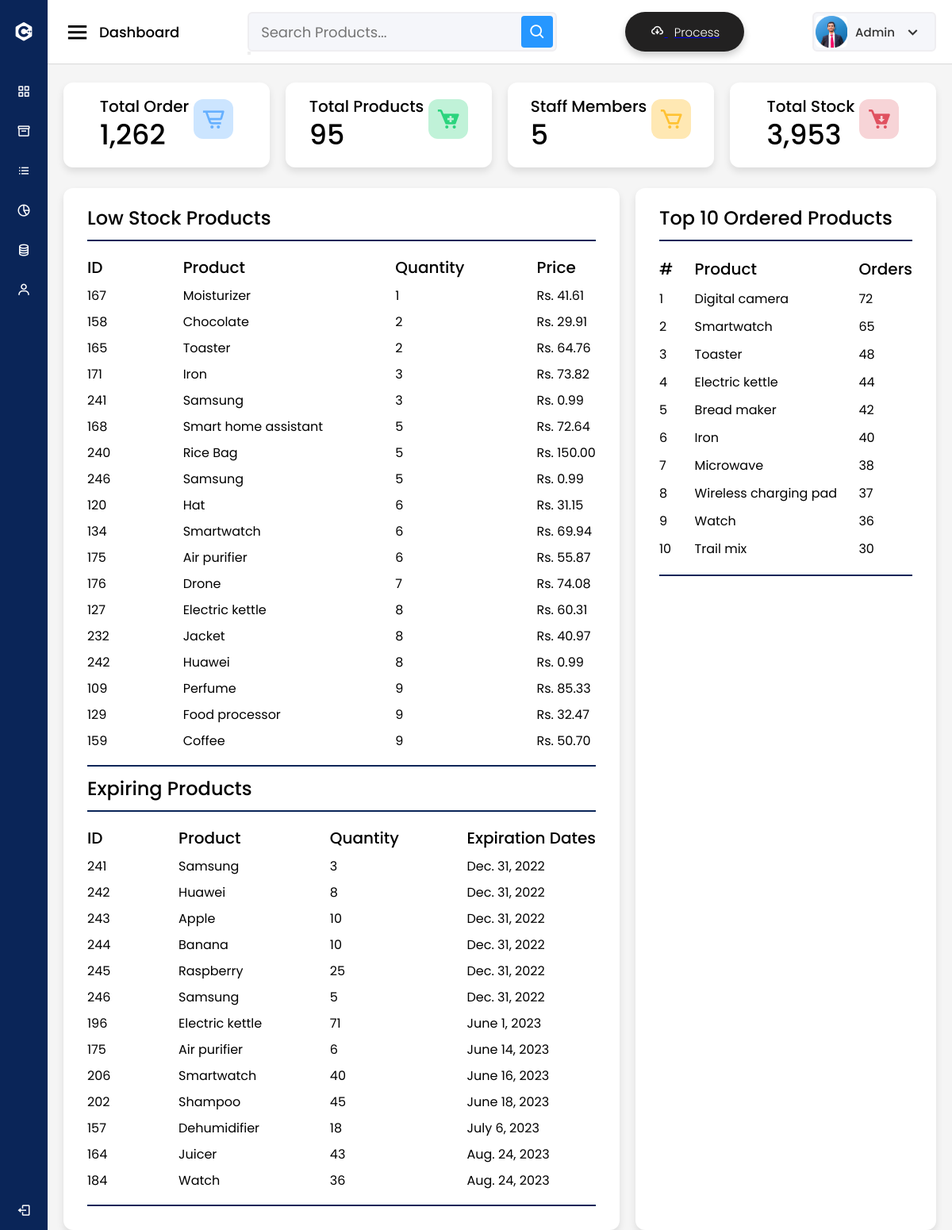
The page /dashboard/ (signed in) on the database its author committed.
### user/models.py (models this page shows, shortened)
class profile(models.Model):
    staff = models.OneToOneField(User, on_delete=models.CASCADE, null=True)
    address = models.CharField( max_length=100)
    phone = models.CharField( max_length=50, null= True)
    image = models.ImageField(default= 'avatar.jfif', upload_to= 'Profile_Images')

### dashboard/models.py (models this page shows)
class Product(models.Model):
    name = models.CharField(max_length=100, null=True)
    category = models.CharField(max_length=50, choices=CATEGORY, null=True)
    quantity = models.PositiveIntegerField(null=True)
    product_id = models.CharField(max_length=50, null=True)
    manufacturing_date = models.DateField(null=True)
    expiration_date = models.DateField(null=True)
    manufacturer_name = models.CharField(max_length=100, null=True)
    product_price = models.DecimalField(max_digits=10, decimal_places=2, null=True)
    is_available = models.BooleanField(default=True)
    def __str__(self):
        return f'{self.name}'

### dashboard/views.py (the view)
# urls.py: path('dashboard/', views.index, name = 'dashboard-home'),
@login_required
def index(request):
    orders = Order.objects.all()
    products = Product.objects.all()
    order_count = orders.count()
    product_count = products.count()
    staff_count = User.objects.all().count()
    formatted_order_count = '{:,}'.format(order_count)
    formatted_product_count = '{:,}'.format(product_count)
    formatted_staff_count = '{:,}'.format(staff_count)
    product_most_orders = orders.values('product__name').annotate(total_orders=Count('product')).order_by('-total_orders')[:10]
    product_most_orders_names = [item['product__name'] for item in product_most_orders]
    product_most_orders_data = [item['total_orders'] for item in product_most_orders]
    critical_products = Product.objects.filter(quantity__lt=10).order_by('quantity')
    expiring_products = Product.objects.filter(expiration_date__lte=date.today() + timedelta(days=90)).order_by('expiration_date')
    total_stock_quantity = 0
    for product in products:
            total_stock_quantity += product.quantity
    total_stock_quantity = '{:,}'.format(total_stock_quantity)
    product_quantity_dict = {}
    for product in products:
        if product.name in product_quantity_dict:
            product_quantity_dict[product.name.upper()] += product.quantity
        else:
            product_quantity_dict[product.name.upper()] = product.quantity
    product_names = []
    total_quantities = []
    for product_name, total_quantity in product_quantity_dict.items():
        product_names.append(product_name)
        total_quantities.append(total_quantity)
    ordered_products = {}
    for order in orders:
        category = order.product.name.upper()  # Convert to lowercase for case insensitivity
        if category in ordered_products:
            ordered_products[category] += order.quantity
        else:
            ordered_products[category] = order.quantity
    order_labels = list(ordered_products.keys())
    order_quantities = list(ordered_products.values())
    orderers = {}
    for order in orders:
        category = order.staff.username.upper()  # Convert to lowercase for case insensitivity
        if category in orderers:
            orderers[category] += 1
        else:
            orderers[category] = 1
    orderer_labels = list(orderers.keys())
    orderer_quantities = list(orderers.values())
    categories = {}
    for product in products:
        category = product.category.upper()  # Convert to lowercase for case insensitivity
        if category in categories:
            categories[category] += product.quantity
        else:
            categories[category] = product.quantity
    category_labels = list(categories.keys())
    category_quantities = list(categories.values())
    if request.method == 'POST':
        order_form = OrderForm(request.POST)
        if order_form.is_valid():
            instance = order_form.save(commit=False)
            instance.staff = request.user
            instance.save()
            return redirect('dashboard-home')
    else:
        order_form = OrderForm()
    context = {
        'orders': orders,
        'products': products,
        'order_form':order_form,
        'product_count':product_count,
        'staff_count':staff_count,
        'order_count':order_count,
        'category_labels': category_labels,
        'category_quantities': category_quantities,
        'order_labels': order_labels,
        'order_quantities': order_quantities,
        'orderer_labels': orderer_labels,
        'orderer_quantities': orderer_quantities,
        'product_names': product_names,
        'total_quantities': total_quantities,
        'product_most_orders_names':product_most_orders_names,
        'product_most_orders_data':product_most_orders_data,
        'critical_products':critical_products,
        'expiring_products':expiring_products,
        'formatted_order_count':formatted_order_count,
        'formatted_product_count':formatted_product_count,
        'formatted_staff_count':formatted_staff_count,
        'total_stock_quantity':total_stock_quantity,
    }
    return render(request, 'dashboard/index.html',context)

### dashboard/forms.py
class OrderForm(forms.ModelForm):
    class Meta:
        model = Order
        fields = ['product','quantity']

### templates/dashboard/index.html (shortened to what this page needs)
{% extends 'partials/base.html' %}
{% load static %}
{% block dashboard-title %} Dashboard {% endblock dashboard-title %}
{% block content %}
{% if user.is_authenticated and user.is_staff and user.is_superuser %}
<link rel="stylesheet" href="{% static 'style.css' %}" />
<div class="sales-boxes">
  <div class="recent-sales box">
    <div class="title">Low Stock Products</div>
    <hr>
    <div class="sales-details">
      <ul class="details">
          <li class="topic">ID</li>
          {% for product in critical_products %}
          <li>{{product.id}}</li>
        {% endfor %}
      </ul>
      <ul class="details">
        <li class="topic">Product</li>
        {% for product in critical_products %}
          <li>{{product}}</li>
        {% endfor %}
      </ul>
      <ul class="details">
        <li class="topic">Quantity</li>
        {% for product in critical_products %}
          <li>{{product.quantity}}</li>
        {% endfor %}
      </ul>
      <ul class="details">
        <li class="topic">Price</li>
        {% for product in critical_products %}
          <li>Rs. {{product.product_price}}</li>
        {% endfor %}
      </ul>
    </div>
    <hr>
    <div class="title">Expiring Products</div>
    <hr>
    <div class="sales-details">
      <ul class="details">
          <li class="topic">ID</li>
          {% for product in expiring_products %}
          <li>{{product.id}}</li>
        {% endfor %}
      </ul>
      <ul class="details">
        <li class="topic">Product</li>
        {% for product in expiring_products %}
          <li>{{product}}</li>
        {% endfor %}
      </ul>
      <ul class="details">
        <li class="topic">Quantity</li>
        {% for product in expiring_products %}
          <li>{{product.quantity}}</li>
        {% endfor %}
      </ul>
      <ul class="details">
        <li class="topic">Expiration Dates</li>
        {% for product in expiring_products %}
          <li>{{product.expiration_date}}</li>
        {% endfor %}
      </ul>
    </div>
    <hr>
  </div>
    <div class="top-sales box">
      <div class="title">Top 10 Ordered Products</div>
      <hr>
      <div class="sales-details">
        <ul class="details">
          <li class="topic">#</li>
          {% for order_name in product_most_orders_names %}
          <li>{{forloop.counter }}</li>
          {% endfor %}
        </ul>
        <ul class="details">
          <li class="topic">Product</li>
          {% for order_name in product_most_orders_names %}
            <li>{{order_name}}</li>
          {% endfor %}
        </ul>
        <ul class="details">
        <li class="topic">Orders</li>
        {% for order_data in product_most_orders_data %}
          <li>{{order_data}}</li>
        {% endfor %}
        </ul>
      </div>
      <hr>
    </div>
  </div>
{% else %}
{% include 'dashboard/staff_index.html' %}
{% endif %}
 {% endblock content  %}

### templates/partials/base.html (shortened to what this page needs)
{% load static %}
<link rel="stylesheet" href="{% static 'style.css' %}" />
<!DOCTYPE html>
<html lang="en" dir="ltr">
  <head>
    <link rel="stylesheet" href="{% static 'style.css' %}" />
    <link href='https://unpkg.com/boxicons@2.0.7/css/boxicons.min.css'
      rel='stylesheet'>
  </head>
  <body>
    {% include 'partials/sidebar.html' %}
    {% if user.is_authenticated and user.is_staff and user.is_superuser %}
  <section class="home-section">
    <nav>
      <div class="sidebar-button">
        <i class='bx bx-menu sidebarBtn'></i>
        <span class="dashboard">
          {% block dashboard-title %} {% endblock dashboard-title %}
        </span>
      </div>
      <form action="{% url 'dashboard-search-results' %}" method = "POST">
        <div class="search-box">
          <input type="text" placeholder="Search Products..." name = "searched">
          <button type = "submit"><i class='bx bx-search'></i></button>
        </div>
      </form>
      <div class="button-process">
        <div class="content">
          <a href="{% url 'dashboard-process-images'%}">
          <i class="bx bx-cloud-download"></i>
          <span class="button-process-text">Process </span></a>
        </div>
      </div>
      <div class="profile-details">
        <img  src= {{user.profile.image.url}} alt="Profile Picture">
        <span class="admin_name">{{user.username}}</span>
        <a href="{% url 'user-profile' %}"><i class='bx bx-chevron-down' > </i></a>
      </div>
    </nav>
    {% endif %}
    <div class="home-content">
    {% include 'partials/nav.html' %}
    {% block content %}{% endblock content %}
    </div>
  </section>
</body>
</html>

### static/style.css (style rules this page uses)
* { margin: 0; padding: 0; box-sizing: border-box; font-family: 'Poppins', sans-serif; }
.home-section { position: relative; background: #f5f5f5; min-height: 100vh; width: calc(100% - 240px); left: 240px; transition: all 0.5s ease; }
.home-section nav { display: flex; justify-content: space-between; height: 80px; background: #fff; display: flex; align-items: center; position: fixed; width: calc(100% - 240px); left: 240px; z-index: 100; padding: 0 20px; box-shadow: 0 1px 1px rgba(0, 0, 0, 0.1); transition: all 0.5s ease; }
.home-section nav .sidebar-button { display: flex; align-items: center; font-size: 24px; font-weight: 500; }
nav .sidebar-button i { font-size: 35px; margin-right: 10px; }
.home-section nav .search-box { position: relative; height: 50px; max-width: 450px; width: 100%; margin: 0 0px; }
nav .search-box input { height: 100%; width: 100%; outline: none; background: #F5F6FA; border: 2px solid #EFEEF1; border-radius: 6px; font-size: 18px; padding: 0 15px; }
nav .search-box .bx-search { position: absolute; height: 40px; width: 40px; background: #2697FF; right: 5px; top: 50%; transform: translateY(-50%); border-radius: 4px; line-height: 40px; text-align: center; color: #fff; font-size: 22px; transition: all 0.4 ease; }
.home-section nav .profile-details { display: flex; align-items: center; background: #F5F6FA; border: 2px solid #EFEEF1; border-radius: 6px; height: 50px; min-width: 100px; padding: 0 15px 0 2px; }
nav .profile-details img { height: 40px; width: 40px; border-radius: 6px; object-fit: cover; }
nav .profile-details .admin_name { font-size: 15px; font-weight: 500; color: #333; margin: 0 10px; white-space: nowrap; }
nav .profile-details i { font-size: 25px; color: #333; }
.home-section .home-content { position: relative; padding-top: 104px; }
.home-content .sales-boxes { display: flex; justify-content: space-between; }
.home-content .sales-boxes .recent-sales { width: 65%; background: #fff; padding: 20px 30px; margin: 0 20px; border-radius: 12px; box-shadow: 0 5px 10px rgba(0, 0, 0, 0.1); }
.home-content .sales-boxes .sales-details { display: flex; align-items: center; justify-content: space-between; }
.sales-boxes .box .title { font-size: 24px; font-weight: 500; }
.sales-boxes .sales-details li.topic { font-size: 20px; font-weight: 500; }
.sales-boxes .sales-details li { list-style: none; margin: 8px 0; }
.home-content .sales-boxes .top-sales { width: 35%; background: #fff; padding: 20px 30px; margin: 0 20px 0 0; border-radius: 12px; box-shadow: 0 5px 10px rgba(0, 0, 0, 0.1); }
.sales-boxes .top-sales li { display: flex; align-items: center; justify-content: space-between; margin: 10px 0; }
@media (max-width: 1240px) { .home-section { width: calc(100% - 60px); left: 60px; } }
@media (max-width: 1240px) { .home-section nav { width: calc(100% - 60px); left: 60px; } }
.button-process { position: relative; height: 50px; width: 150px; background: #222121; border-radius: 55px; cursor: pointer; box-shadow: 0 5px 10px rgba(0,0,0,0.2); transition: all 0.4s cubic-bezier(0.68, -0.55, 0.265, 1.55); overflow: hidden; }
.button-process::before { content: ""; position: absolute; top: 0; left: -100%; height: 100%; width: 100%; background: #5b13b9; border-radius: 55px; transition: all 6s ease-in-out; }
.button-process .content { height: 100%; width: 100%; display: flex; align-items: center; justify-content: center; transition: all 0.2s ease; transition-delay: 0.2s; }
.button-process .content i, .button-process .content .button-process-text { color: #fff; font-size: 18px; font-weight: 300; }
.button-process .content .button-process-text { font-size: 15px; margin-left: 8px; }
input[type="text"], input[type="email"], input[type="password"] { width: 100%; padding: 0.5rem; line-height: 1.5; border: 1px solid #ccc; border-radius: 0.25rem; }
span { font-size: 18px; }
hr { width: 100%; margin: 10px 0; border: none; height: 2px; background-color: #0A2558; border-bottom: 1px solid #0A2558; }

### rows shown on the page
Product: id "167", name "Moisturizer", quantity "1", product_price "41.61"
Product: id "158", name "Chocolate", quantity "2", product_price "29.91"
Product: id "165", name "Toaster", quantity "2", product_price "64.76"
Product: id "171", name "Iron", quantity "3", product_price "73.82"
Product: id "241", name "Samsung", quantity "3", product_price "0.99", expiration_date "Dec. 31, 2022"
Product: id "168", name "Smart home assistant", quantity "5", product_price "72.64"
Product: id "240", name "Rice Bag", quantity "5", product_price "150.00"
Product: id "246", name "Samsung", quantity "5", product_price "0.99", expiration_date "Dec. 31, 2022"
Product: id "120", name "Hat", quantity "6", product_price "31.15"
Product: id "134", name "Smartwatch", quantity "6", product_price "69.94"
Product: id "175", name "Air purifier", quantity "6", product_price "55.87", expiration_date "June 14, 2023"
Product: id "176", name "Drone", quantity "7", product_price "74.08"
Product: id "127", name "Electric kettle", quantity "8", product_price "60.31"
Product: id "232", name "Jacket", quantity "8", product_price "40.97"
Product: id "242", name "Huawei", quantity "8", product_price "0.99", expiration_date "Dec. 31, 2022"
Product: id "109", name "Perfume", quantity "9", product_price "85.33"
Product: id "129", name "Food processor", quantity "9", product_price "32.47"
Product: id "159", name "Coffee", quantity "9", product_price "50.70"
Product: id "243", name "Apple", quantity "10", expiration_date "Dec. 31, 2022"
Product: id "244", name "Banana", quantity "10", expiration_date "Dec. 31, 2022"
Product: id "245", name "Raspberry", quantity "25", expiration_date "Dec. 31, 2022"
Product: id "196", name "Electric kettle", quantity "71", expiration_date "June 1, 2023"
Product: id "206", name "Smartwatch", quantity "40", expiration_date "June 16, 2023"
Product: id "202", name "Shampoo", quantity "45", expiration_date "June 18, 2023"
Product: id "157", name "Dehumidifier", quantity "18", expiration_date "July 6, 2023"
Product: id "164", name "Juicer", quantity "43", expiration_date "Aug. 24, 2023"
Product: id "184", name "Watch", quantity "36", expiration_date "Aug. 24, 2023"

### other values the page prints
{{ user.username }} "Admin"
{{ total_stock_quantity }} "3,953"
{{ order_name }} "Digital camera" "Smartwatch" "Toaster" "Electric kettle" "Bread maker" "Iron" "Microwave" "Wireless charging pad" "Watch" "Trail mix"
{{ order_data }} "72" "65" "48" "44" "42" "40" "38" "37" "36" "30"
